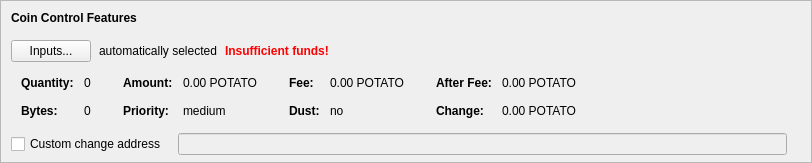
    <widget class="QFrame" name="frameCoinControl">
     <property name="sizePolicy">
      <sizepolicy hsizetype="Expanding" vsizetype="Expanding">
       <horstretch>0</horstretch>
       <verstretch>0</verstretch>
      </sizepolicy>
     </property>
     <property name="maximumSize">
      <size>
       <width>16777215</width>
       <height>16777215</height>
      </size>
     </property>
     <property name="frameShape">
      <enum>QFrame::StyledPanel</enum>
     </property>
     <property name="frameShadow">
      <enum>QFrame::Sunken</enum>
     </property>
     <layout class="QVBoxLayout" name="verticalLayoutCoinControl2">
      <property name="spacing">
       <number>0</number>
      </property>
      <property name="leftMargin">
       <number>0</number>
      </property>
      <property name="topMargin">
       <number>0</number>
      </property>
      <property name="rightMargin">
       <number>0</number>
      </property>
      <property name="bottomMargin">
       <number>6</number>
      </property>
      <item>
       <layout class="QVBoxLayout" name="verticalLayoutCoinControl" stretch="0,0,0,0,1">
        <property name="spacing">
         <number>0</number>
        </property>
        <property name="leftMargin">
         <number>10</number>
        </property>
        <property name="topMargin">
         <number>10</number>
        </property>
        <item>
         <layout class="QHBoxLayout" name="horizontalLayoutCoinControl1">
          <property name="bottomMargin">
           <number>15</number>
          </property>
          <item>
           <widget class="QLabel" name="labelCoinControlFeatures">
            <property name="sizePolicy">
             <sizepolicy hsizetype="Preferred" vsizetype="Maximum">
              <horstretch>0</horstretch>
              <verstretch>0</verstretch>
             </sizepolicy>
            </property>
            <property name="font">
             <font>
              <weight>75</weight>
              <bold>true</bold>
             </font>
            </property>
            <property name="styleSheet">
             <string notr="true">font-weight:bold;</string>
            </property>
            <property name="text">
             <string>Coin Control Features</string>
            </property>
           </widget>
          </item>
         </layout>
        </item>
        <item>
         <layout class="QHBoxLayout" name="horizontalLayoutCoinControl2" stretch="0,0,0,0">
          <property name="spacing">
           <number>8</number>
          </property>
          <property name="bottomMargin">
           <number>10</number>
          </property>
          <item>
           <widget class="QPushButton" name="pushButtonCoinControl">
            <property name="styleSheet">
             <string notr="true"/>
            </property>
            <property name="text">
             <string>Inputs...</string>
            </property>
            <property name="autoDefault">
             <bool>false</bool>
            </property>
           </widget>
          </item>
          <item>
           <widget class="QLabel" name="labelCoinControlAutomaticallySelected">
            <property name="text">
             <string>automatically selected</string>
            </property>
            <property name="margin">
             <number>5</number>
            </property>
           </widget>
          </item>
          <item>
           <widget class="QLabel" name="labelCoinControlInsuffFunds">
            <property name="font">
             <font>
              <weight>75</weight>
              <bold>true</bold>
             </font>
            </property>
            <property name="styleSheet">
             <string notr="true">color:red;font-weight:bold;</string>
            </property>
            <property name="text">
             <string>Insufficient funds!</string>
            </property>
            <property name="margin">
             <number>5</number>
            </property>
           </widget>
          </item>
          <item>
           <spacer name="horizontalSpacerCoinControl">
            <property name="orientation">
             <enum>Qt::Horizontal</enum>
            </property>
            <property name="sizeHint" stdset="0">
             <size>
              <width>40</width>
              <height>1</height>
             </size>
            </property>
           </spacer>
          </item>
         </layout>
        </item>
        <item>
         <widget class="QWidget" name="widgetCoinControl" native="true">
          <property name="sizePolicy">
           <sizepolicy hsizetype="Preferred" vsizetype="Preferred">
            <horstretch>0</horstretch>
            <verstretch>0</verstretch>
           </sizepolicy>
          </property>
          <property name="minimumSize">
           <size>
            <width>0</width>
            <height>0</height>
           </size>
          </property>
          <property name="styleSheet">
           <string notr="true"/>
          </property>
          <layout class="QHBoxLayout" name="horizontalLayoutCoinControl5">
           <property name="leftMargin">
            <number>0</number>
           </property>
           <property name="topMargin">
            <number>0</number>
           </property>
           <property name="rightMargin">
            <number>0</number>
           </property>
           <property name="bottomMargin">
            <number>0</number>
           </property>
           <item>
            <layout class="QHBoxLayout" name="horizontalLayoutCoinControl3" stretch="0,0,0,1">
             <property name="spacing">
              <number>20</number>
             </property>
             <property name="topMargin">
              <number>0</number>
             </property>
             <property name="bottomMargin">
              <number>10</number>
             </property>
             <item>
              <layout class="QFormLayout" name="formLayoutCoinControl1">
               <property name="horizontalSpacing">
                <number>10</number>
               </property>
               <property name="verticalSpacing">
                <number>14</number>
               </property>
               <property name="leftMargin">
                <number>10</number>
               </property>
               <property name="topMargin">
                <number>4</number>
               </property>
               <property name="rightMargin">
                <number>6</number>
               </property>
               <item row="0" column="0">
                <widget class="QLabel" name="labelCoinControlQuantityText">
                 <property name="font">
                  <font>
                   <weight>75</weight>
                   <bold>true</bold>
                  </font>
                 </property>
                 <property name="text">
                  <string>Quantity:</string>
                 </property>
                 <property name="margin">
                  <number>0</number>
                 </property>
                </widget>
               </item>
               <item row="0" column="1">
                <widget class="QLabel" name="labelCoinControlQuantity">
                 <property name="cursor">
                  <cursorShape>IBeamCursor</cursorShape>
                 </property>
                 <property name="contextMenuPolicy">
                  <enum>Qt::ActionsContextMenu</enum>
                 </property>
                 <property name="text">
                  <string notr="true">0</string>
                 </property>
                 <property name="margin">
                  <number>0</number>
                 </property>
                 <property name="textInteractionFlags">
                  <set>Qt::LinksAccessibleByMouse|Qt::TextSelectableByKeyboard|Qt::TextSelectableByMouse</set>
                 </property>
                </widget>
               </item>
               <item row="1" column="0">
                <widget class="QLabel" name="labelCoinControlBytesText">
                 <property name="font">
                  <font>
                   <weight>75</weight>
                   <bold>true</bold>
                  </font>
                 </property>
                 <property name="text">
                  <string>Bytes:</string>
                 </property>
                </widget>
               </item>
               <item row="1" column="1">
                <widget class="QLabel" name="labelCoinControlBytes">
                 <property name="cursor">
                  <cursorShape>IBeamCursor</cursorShape>
                 </property>
                 <property name="contextMenuPolicy">
                  <enum>Qt::ActionsContextMenu</enum>
                 </property>
                 <property name="text">
                  <string notr="true">0</string>
                 </property>
                 <property name="textInteractionFlags">
                  <set>Qt::LinksAccessibleByMouse|Qt::TextSelectableByKeyboard|Qt::TextSelectableByMouse</set>
                 </property>
                </widget>
               </item>
              </layout>
             </item>
             <item>
              <layout class="QFormLayout" name="formLayoutCoinControl2">
               <property name="horizontalSpacing">
                <number>10</number>
               </property>
               <property name="verticalSpacing">
                <number>14</number>
               </property>
               <property name="leftMargin">
                <number>6</number>
               </property>
               <property name="topMargin">
                <number>4</number>
               </property>
               <property name="rightMargin">
                <number>6</number>
               </property>
               <item row="0" column="0">
                <widget class="QLabel" name="labelCoinControlAmountText">
                 <property name="font">
                  <font>
                   <weight>75</weight>
                   <bold>true</bold>
                  </font>
                 </property>
                 <property name="text">
                  <string>Amount:</string>
                 </property>
                 <property name="margin">
                  <number>0</number>
                 </property>
                </widget>
               </item>
               <item row="0" column="1">
                <widget class="QLabel" name="labelCoinControlAmount">
                 <property name="cursor">
                  <cursorShape>IBeamCursor</cursorShape>
                 </property>
                 <property name="contextMenuPolicy">
                  <enum>Qt::ActionsContextMenu</enum>
                 </property>
                 <property name="text">
                  <string notr="true">0.00 POTATO</string>
                 </property>
                 <property name="textInteractionFlags">
                  <set>Qt::LinksAccessibleByMouse|Qt::TextSelectableByKeyboard|Qt::TextSelectableByMouse</set>
                 </property>
                </widget>
               </item>
               <item row="1" column="0">
                <widget class="QLabel" name="labelCoinControlPriorityText">
                 <property name="font">
                  <font>
                   <weight>75</weight>
                   <bold>true</bold>
                  </font>
                 </property>
                 <property name="text">
                  <string>Priority:</string>
                 </property>
                </widget>
               </item>
               <item row="1" column="1">
                <widget class="QLabel" name="labelCoinControlPriority">
                 <property name="cursor">
                  <cursorShape>IBeamCursor</cursorShape>
                 </property>
                 <property name="contextMenuPolicy">
                  <enum>Qt::ActionsContextMenu</enum>
                 </property>
                 <property name="text">
                  <string>medium</string>
                 </property>
                 <property name="textInteractionFlags">
                  <set>Qt::LinksAccessibleByMouse|Qt::TextSelectableByKeyboard|Qt::TextSelectableByMouse</set>
                 </property>
                </widget>
               </item>
              </layout>
             </item>
             <item>
              <layout class="QFormLayout" name="formLayoutCoinControl3">
               <property name="horizontalSpacing">
                <number>10</number>
               </property>
               <property name="verticalSpacing">
                <number>14</number>
               </property>
               <property name="leftMargin">
                <number>6</number>
               </property>
               <property name="topMargin">
                <number>4</number>
               </property>
               <property name="rightMargin">
                <number>6</number>
               </property>
               <item row="0" column="0">
                <widget class="QLabel" name="labelCoinControlFeeText">
                 <property name="font">
                  <font>
                   <weight>75</weight>
                   <bold>true</bold>
                  </font>
                 </property>
                 <property name="text">
                  <string>Fee:</string>
                 </property>
                 <property name="margin">
                  <number>0</number>
                 </property>
                </widget>
               </item>
               <item row="0" column="1">
                <widget class="QLabel" name="labelCoinControlFee">
                 <property name="cursor">
                  <cursorShape>IBeamCursor</cursorShape>
                 </property>
                 <property name="contextMenuPolicy">
                  <enum>Qt::ActionsContextMenu</enum>
                 </property>
                 <property name="text">
                  <string notr="true">0.00 POTATO</string>
                 </property>
                 <property name="textInteractionFlags">
                  <set>Qt::LinksAccessibleByMouse|Qt::TextSelectableByKeyboard|Qt::TextSelectableByMouse</set>
                 </property>
                </widget>
               </item>
               <item row="1" column="0">
                <widget class="QLabel" name="labelCoinControlLowOutputText">
                 <property name="font">
                  <font>
                   <weight>75</weight>
                   <bold>true</bold>
                  </font>
                 </property>
                 <property name="text">
                  <string>Dust:</string>
                 </property>
                </widget>
               </item>
               <item row="1" column="1">
                <widget class="QLabel" name="labelCoinControlLowOutput">
                 <property name="cursor">
                  <cursorShape>IBeamCursor</cursorShape>
                 </property>
                 <property name="contextMenuPolicy">
                  <enum>Qt::ActionsContextMenu</enum>
                 </property>
                 <property name="text">
                  <string>no</string>
                 </property>
                 <property name="textInteractionFlags">
                  <set>Qt::LinksAccessibleByMouse|Qt::TextSelectableByKeyboard|Qt::TextSelectableByMouse</set>
                 </property>
                </widget>
               </item>
              </layout>
             </item>
             <item>
              <layout class="QFormLayout" name="formLayoutCoinControl4">
               <property name="horizontalSpacing">
                <number>10</number>
               </property>
               <property name="verticalSpacing">
                <number>14</number>
               </property>
               <property name="leftMargin">
                <number>6</number>
               </property>
               <property name="topMargin">
                <number>4</number>
               </property>
               <property name="rightMargin">
                <number>6</number>
               </property>
               <item row="0" column="0">
                <widget class="QLabel" name="labelCoinControlAfterFeeText">
                 <property name="font">
                  <font>
                   <weight>75</weight>
                   <bold>true</bold>
                  </font>
                 </property>
                 <property name="text">
                  <string>After Fee:</string>
                 </property>
                 <property name="margin">
                  <number>0</number>
                 </property>
                </widget>
               </item>
               <item row="0" column="1">
                <widget class="QLabel" name="labelCoinControlAfterFee">
                 <property name="cursor">
                  <cursorShape>IBeamCursor</cursorShape>
                 </property>
                 <property name="contextMenuPolicy">
                  <enum>Qt::ActionsContextMenu</enum>
                 </property>
                 <property name="text">
                  <string notr="true">0.00 POTATO</string>
                 </property>
                 <property name="textInteractionFlags">
                  <set>Qt::LinksAccessibleByMouse|Qt::TextSelectableByKeyboard|Qt::TextSelectableByMouse</set>
                 </property>
                </widget>
               </item>
               <item row="1" column="0">
                <widget class="QLabel" name="labelCoinControlChangeText">
                 <property name="font">
                  <font>
                   <weight>75</weight>
                   <bold>true</bold>
                  </font>
                 </property>
                 <property name="text">
                  <string>Change:</string>
                 </property>
                </widget>
               </item>
               <item row="1" column="1">
                <widget class="QLabel" name="labelCoinControlChange">
                 <property name="cursor">
                  <cursorShape>IBeamCursor</cursorShape>
                 </property>
                 <property name="contextMenuPolicy">
                  <enum>Qt::ActionsContextMenu</enum>
                 </property>
                 <property name="text">
                  <string notr="true">0.00 POTATO</string>
                 </property>
                 <property name="textInteractionFlags">
                  <set>Qt::LinksAccessibleByMouse|Qt::TextSelectableByKeyboard|Qt::TextSelectableByMouse</set>
                 </property>
                </widget>
               </item>
              </layout>
             </item>
            </layout>
           </item>
          </layout>
         </widget>
        </item>
        <item>
         <layout class="QHBoxLayout" name="horizontalLayoutCoinControl4" stretch="0,0,0">
          <property name="spacing">
           <number>12</number>
          </property>
          <property name="sizeConstraint">
           <enum>QLayout::SetDefaultConstraint</enum>
          </property>
          <property name="topMargin">
           <number>5</number>
          </property>
          <property name="rightMargin">
           <number>5</number>
          </property>
          <item>
           <widget class="QCheckBox" name="checkBoxCoinControlChange">
            <property name="toolTip">
             <string>If this is activated, but the change address is empty or invalid, change will be sent to a newly generated address.</string>
            </property>
            <property name="text">
             <string>Custom change address</string>
            </property>
           </widget>
          </item>
          <item>
           <widget class="QValidatedLineEdit" name="lineEditCoinControlChange">
            <property name="enabled">
             <bool>false</bool>
            </property>
            <property name="sizePolicy">
             <sizepolicy hsizetype="Expanding" vsizetype="Fixed">
              <horstretch>0</horstretch>
              <verstretch>0</verstretch>
             </sizepolicy>
            </property>
           </widget>
          </item>
          <item>
           <widget class="QLabel" name="labelCoinControlChangeLabel">
            <property name="sizePolicy">
             <sizepolicy hsizetype="Preferred" vsizetype="Expanding">
              <horstretch>0</horstretch>
              <verstretch>0</verstretch>
             </sizepolicy>
            </property>
            <property name="minimumSize">
             <size>
              <width>0</width>
              <height>0</height>
             </size>
            </property>
            <property name="text">
             <string/>
            </property>
            <property name="margin">
             <number>3</number>
            </property>
           </widget>
          </item>
         </layout>
        </item>
        <item>
         <spacer name="verticalSpacerCoinControl">
          <property name="orientation">
           <enum>Qt::Vertical</enum>
          </property>
          <property name="sizeHint" stdset="0">
           <size>
            <width>800</width>
            <height>1</height>
           </size>
          </property>
         </spacer>
        </item>
       </layout>
      </item>
     </layout>
    </widget>
